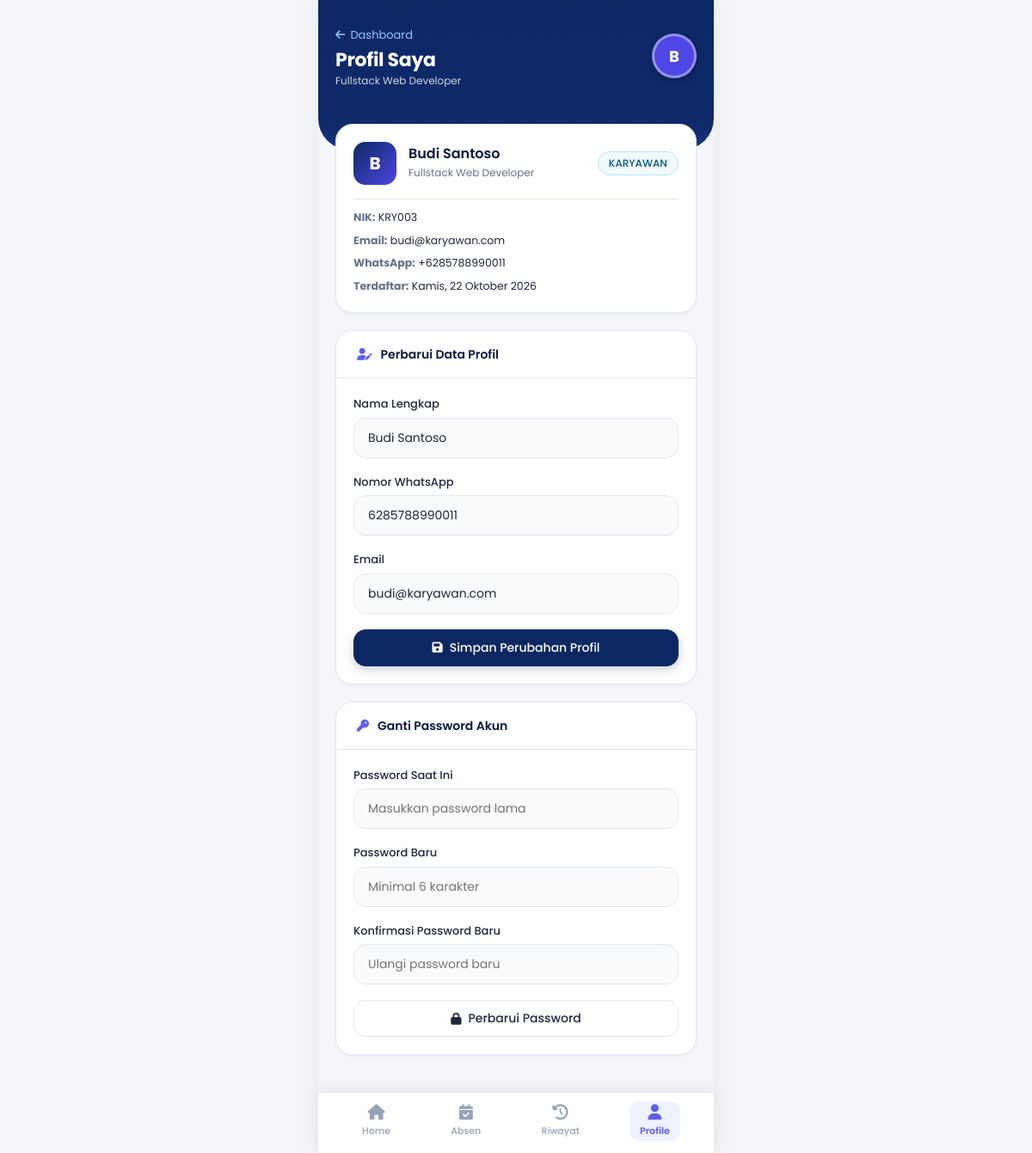
Screenshot of /karyawan/profil.php (signed in) with the database file from the repository.
### tables this page shows
CREATE TABLE IF NOT EXISTS `karyawan` (
  `id` INT AUTO_INCREMENT PRIMARY KEY,
  `nik` VARCHAR(30) NOT NULL UNIQUE,
  `nama` VARCHAR(100) NOT NULL,
  `jabatan` VARCHAR(100) NOT NULL,
  `no_hp` VARCHAR(25) NOT NULL,
  `email` VARCHAR(100) NOT NULL UNIQUE,
  `password` VARCHAR(255) NOT NULL,
  `role` ENUM('admin', 'karyawan') NOT NULL DEFAULT 'karyawan',
  `avatar` VARCHAR(255) DEFAULT NULL,
  `created_at` DATETIME DEFAULT CURRENT_TIMESTAMP,
  `updated_at` DATETIME DEFAULT CURRENT_TIMESTAMP ON UPDATE CURRENT_TIMESTAMP,
  INDEX `idx_karyawan_role` (`role`),
  INDEX `idx_karyawan_nik` (`nik`),
  INDEX `idx_karyawan_email` (`email`)
);

### config/config.php (called while the page is built, shortened)
<?php
function base_url($path = '') {
    $protocol = (!empty($_SERVER['HTTPS']) && $_SERVER['HTTPS'] !== 'off' || (isset($_SERVER['SERVER_PORT']) && $_SERVER['SERVER_PORT'] == 443)) ? "https://" : "http://";
    $host = $_SERVER['HTTP_HOST'] ?? 'localhost';
    $docRoot = isset($_SERVER['DOCUMENT_ROOT']) ? rtrim(str_replace('\\', '/', realpath($_SERVER['DOCUMENT_ROOT']) ?: $_SERVER['DOCUMENT_ROOT']), '/') : '';
    $appRoot = rtrim(str_replace('\\', '/', realpath(BASEPATH) ?: BASEPATH), '/');
    $subDir = '';
    if (!empty($docRoot) && str_starts_with($appRoot, $docRoot)) {
        $subDir = substr($appRoot, strlen($docRoot));
    } else {
        $subDir = '/karyawan';
    }
    $base = rtrim($protocol . $host . $subDir, '/');
    if (!empty($path)) {
        return $base . '/' . ltrim($path, '/');
    }
    return $base;
}
function h($str) {
    return htmlspecialchars((string)($str ?? ''), ENT_QUOTES, 'UTF-8');
}
function format_indo_date($dateStr) {
    $days = ['Minggu', 'Senin', 'Selasa', 'Rabu', 'Kamis', 'Jumat', 'Sabtu'];
    $months = [1 => 'Januari', 'Februari', 'Maret', 'April', 'Mei', 'Juni', 'Juli', 'Agustus', 'September', 'Oktober', 'November', 'Desember'];
    $time = strtotime($dateStr);
    $dayName = $days[date('w', $time)];
    $d = date('j', $time);
    $m = $months[(int)date('n', $time)];
    $y = date('Y', $time);
    return "$dayName, $d $m $y";
}

### karyawan/profil.php (the view, shortened to what this page needs)
<?php
$user = current_user();
$db = getDB();
$stmt = $db->prepare("SELECT * FROM karyawan WHERE id = :id LIMIT 1");
$stmt->execute([':id' => $user['id']]);
$userData = $stmt->fetch();
require_once __DIR__ . '/../includes/header.php';
?>
<div class="mobile-app-container">
  <div class="mobile-header" style="padding-bottom: 55px;">
    <div class="mobile-header-top">
      <div>
        <a href="<?= base_url('karyawan/index.php') ?>" style="color: #93c5fd; font-size: 13px; display: inline-flex; align-items: center; gap: 6px; margin-bottom: 6px;">
          <i class="fa-solid fa-arrow-left"></i> Dashboard
        </a>
        <h2 class="mobile-user-name">Profil Saya</h2>
        <div class="mobile-user-role"><?= h($userData['jabatan']) ?></div>
      </div>
      <div class="mobile-user-avatar">
        <?= strtoupper(substr($userData['nama'], 0, 1)) ?>
      </div>
    </div>
  </div>
  <div style="padding: 0 20px; margin-top: -30px; position: relative; z-index: 10;">
    <div class="card" style="margin-bottom: 20px;">
      <div class="card-body" style="padding: 20px;">
        <div style="display: flex; align-items: center; gap: 14px; margin-bottom: 16px;">
          <div style="width: 50px; height: 50px; border-radius: 14px; background: linear-gradient(135deg, #0b2863, #4f46e5); color:#fff; display:flex; align-items:center; justify-content:center; font-size: 20px; font-weight:700;">
            <?= strtoupper(substr($userData['nama'], 0, 1)) ?>
          </div>
          <div>
            <h4 style="font-size: 16px; margin-bottom: 2px;"><?= h($userData['nama']) ?></h4>
            <div style="font-size: 12px; color: var(--text-muted);"><?= h($userData['jabatan']) ?></div>
          </div>
          <span class="badge badge-info" style="margin-left: auto;">
            <?= strtoupper($userData['role']) ?>
          </span>
        </div>
        <div style="font-size: 12.5px; border-top: 1px solid var(--border-color); padding-top: 12px; display: grid; gap: 8px;">
          <div><strong style="color:var(--text-muted);">NIK:</strong> <?= h($userData['nik']) ?></div>
          <div><strong style="color:var(--text-muted);">Email:</strong> <?= h($userData['email']) ?></div>
          <div><strong style="color:var(--text-muted);">WhatsApp:</strong> +<?= h($userData['no_hp']) ?></div>
          <div><strong style="color:var(--text-muted);">Terdaftar:</strong> <?= format_indo_date($userData['created_at']) ?></div>
        </div>
      </div>
    </div>
    <div class="card" style="margin-bottom: 20px;">
      <div class="card-header">
        <h4 class="card-title" style="font-size: 14px;"><i class="fa-solid fa-user-pen text-accent"></i> Perbarui Data Profil</h4>
      </div>
      <div class="card-body" style="padding: 20px;">
        <form method="POST" action="">
          <div class="form-group">
            <label class="form-label">Nama Lengkap</label>
            <input type="text" name="nama" class="form-control" value="<?= h($userData['nama']) ?>" required>
          </div>
          <div class="form-group">
            <label class="form-label">Nomor WhatsApp</label>
            <input type="text" name="no_hp" class="form-control" value="<?= h($userData['no_hp']) ?>" required>
          </div>
          <div class="form-group">
            <label class="form-label">Email</label>
            <input type="email" name="email" class="form-control" value="<?= h($userData['email']) ?>" required>
          </div>
          <button type="submit" class="btn btn-primary btn-block">
            <i class="fa-solid fa-floppy-disk"></i> Simpan Perubahan Profil
          </button>
        </form>
      </div>
    </div>
    <div class="card" style="margin-bottom: 24px;">
      <div class="card-header">
        <h4 class="card-title" style="font-size: 14px;"><i class="fa-solid fa-key text-accent"></i> Ganti Password Akun</h4>
      </div>
      <div class="card-body" style="padding: 20px;">
        <form method="POST" action="">
          <div class="form-group">
            <label class="form-label">Password Saat Ini</label>
            <input type="password" name="password_lama" class="form-control" placeholder="Masukkan password lama" required>
          </div>
          <div class="form-group">
            <label class="form-label">Password Baru</label>
            <input type="password" name="password_baru" class="form-control" placeholder="Minimal 6 karakter" required>
          </div>
          <div class="form-group">
            <label class="form-label">Konfirmasi Password Baru</label>
            <input type="password" name="password_konfirmasi" class="form-control" placeholder="Ulangi password baru" required>
          </div>
          <button type="submit" class="btn btn-outline btn-block">
            <i class="fa-solid fa-lock"></i> Perbarui Password
          </button>
        </form>
      </div>
    </div>
  </div>
  <nav class="bottom-navbar">
    <a href="<?= base_url('karyawan/index.php') ?>" class="bottom-nav-item">
      <i class="fa-solid fa-house"></i>
      <span>Home</span>
    </a>
    <a href="<?= base_url('absensi/index.php') ?>" class="bottom-nav-item">
      <i class="fa-solid fa-calendar-check"></i>
      <span>Absen</span>
    </a>
    <a href="<?= base_url('absensi/riwayat.php') ?>" class="bottom-nav-item">
      <i class="fa-solid fa-clock-rotate-left"></i>
      <span>Riwayat</span>
    </a>
    <a href="<?= base_url('karyawan/profil.php') ?>" class="bottom-nav-item active">
      <i class="fa-solid fa-user"></i>
      <span>Profile</span>
    </a>
  </nav>
</div>
</body>
</html>

### rows the page displays
karyawan: jabatan "Fullstack Web Developer", nama "B", nama "Budi Santoso", role "KARYAWAN", nik "KRY003", email "budi@karyawan.com", no_hp "6285788990011", created_at "Kamis, 22 Oktober 2026"
